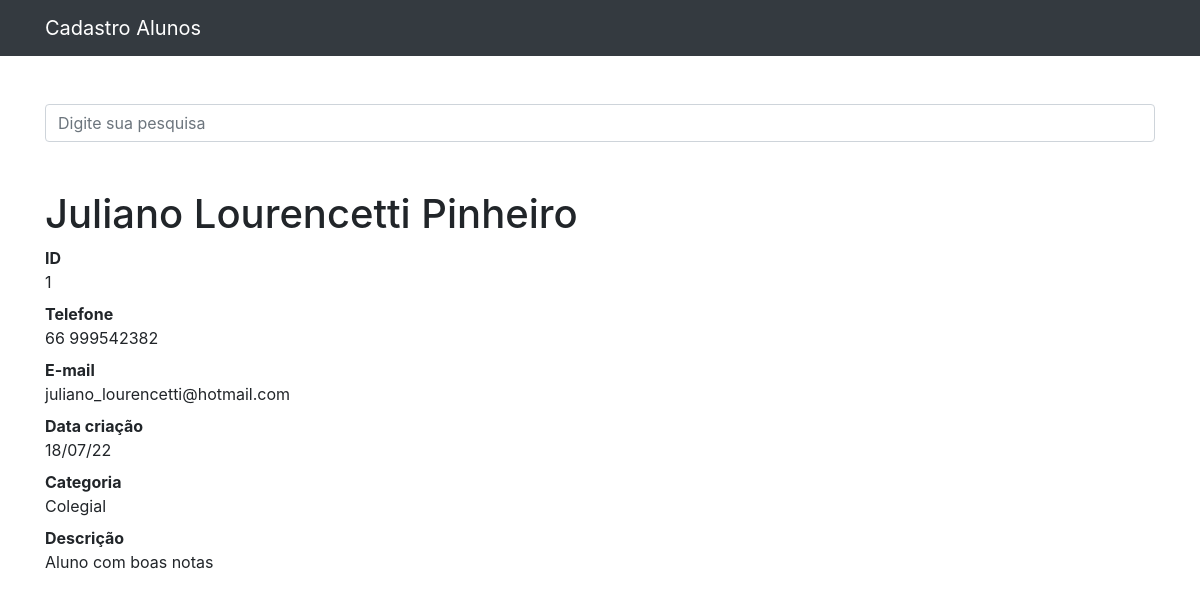
The page /1 on the database its author committed.
### alunos/models.py (models this page shows, shortened)
class Aluno(models.Model):
    nome = models.CharField(max_length=255)
    sobrenome = models.CharField(max_length=255)
    telefone = models.CharField(max_length=255)
    email = models.CharField(max_length=255)
    data_criacao = models.DateTimeField(default=timezone.now)
    descricao = models.TextField(blank=True)
    categoria = models.ForeignKey(Categoria, on_delete=models.DO_NOTHING)
    mostrar = models.BooleanField(default=True)

class Categoria(models.Model):
    nome = models.CharField(max_length=255)
    def __str__(self):
        return self.nome

### alunos/views.py (the view)
# urls.py: path('<int:aluno_id>', views.ver_aluno, name='ver_aluno'),
def ver_aluno(request, aluno_id):
    aluno = Aluno.objects.get(id=aluno_id)
    return render(request, 'alunos/ver_aluno.html', {
        'aluno': aluno
    })

### alunos/templates/alunos/ver_aluno.html
{% extends 'base.html' %}
{% block conteudo %}
<h1 class="mt-5">{{ aluno.nome }} {{ aluno.sobrenome }}</h1>
<dl>
    <dt>ID</dt>
    <dd>{{ aluno.id }}</dd>
    <dt>Telefone</dt>
    <dd>{{ aluno.telefone }}</dd>
    <dt>E-mail</dt>
    <dd>{{ aluno.email }}</dd>
    <dt>Data criação</dt>
    <dd>{{ aluno.data_criacao|date:'d/m/y' }}</dd>
    <dt>Categoria</dt>
    <dd>{{ aluno.categoria }}</dd>
    <dt>Descrição</dt>
    <dd>
        {{ aluno.descricao }}
    </dd>
</dl>
{% endblock %}

### rows shown on the page
Aluno: nome "Juliano", sobrenome "Lourencetti Pinheiro", id "1", telefone "66 999542382", email "juliano_lourencetti@hotmail.com", data_criacao "18/07/22", categoria "Colegial", descricao "Aluno com boas notas"
